Frame 1 (no input): blank canvas, image omitted
Frame 60 (the mouse pressed at the canvas centre just before this capture): blank canvas, image omitted
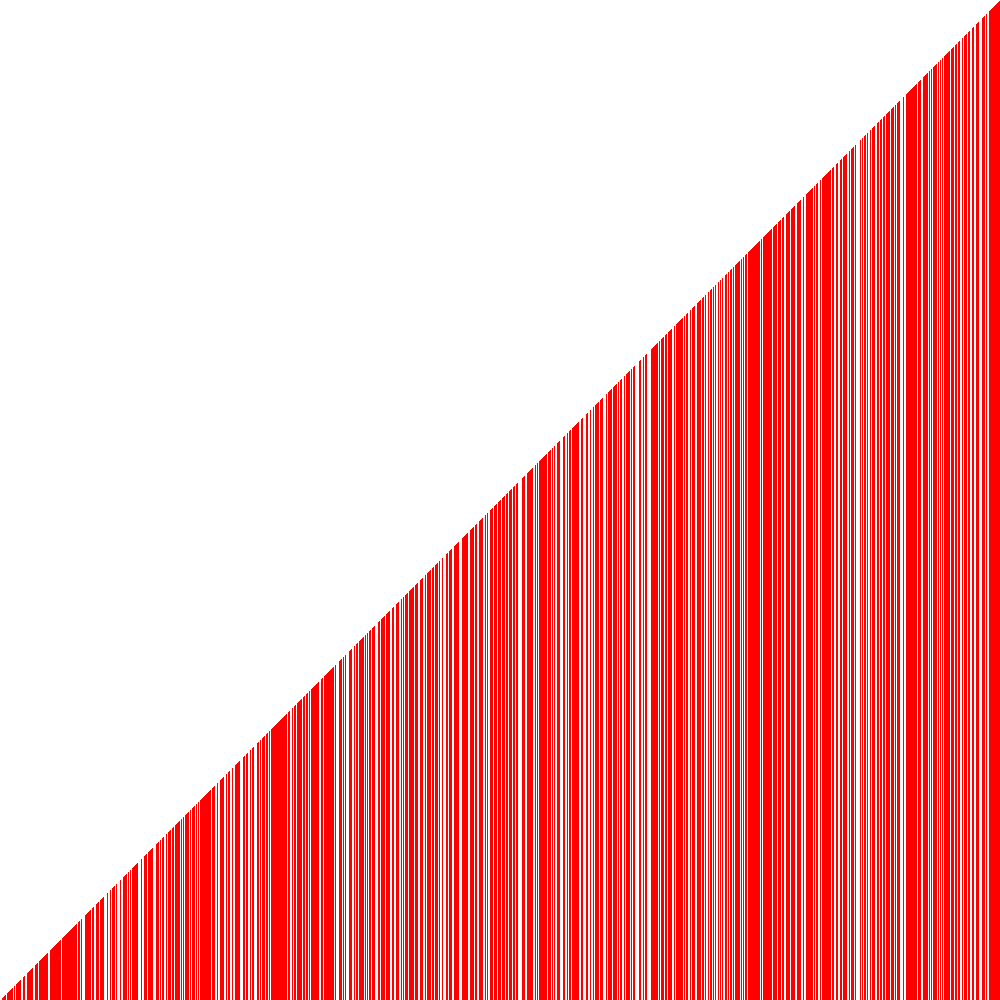
Frame 120 (the mouse held since frame 60 and released just before this capture)

The Processing sketch whose frames 1 and 60 were blank and that drew this single picture after the mouse press (run headless with seeded random() and noise(); from frame 60 on, the mouse is pressed at the canvas centre):

// Processing sketch: VisualArray_
// ── VisualArray_.pde
//1. create an array of ints. don't initialize it yet.
int[] nums;

void setup() {
  //2. set the size of your window
  size(1000,1000);
  //  if you are using Processing 3, you cannot use variables
  //  because the developers don't know how programming is supposed to work.


  //3. initialize your array with the built in width variable
  nums= new int[width];
  //4. initialize the ints in the array with random numbers
  //   from 0 to the built in height variable




  //5. call the noStroke() method
noStroke();
}

void draw() {
  //6. set the background color with background(r, g, b);
background(255,255,255);
//7. set the color for your graph
fill(255,0,0);
  //8. draw a rectangle for each int in your array.
 for(int i:nums){
print(i);
rect(i,height,1,-i);
  //   the x value will be the element of the int
  //   the y value will the height variable
  //   the width is 1
  //   the height is negative the value of the int at that element in the array
}

  //9. call the stepSort method
stepSort(nums);
  //10. extract the code that randomizes the array into a method.

//11. call the method you made in step 10 when the mouse is pressed
if (mousePressed==true){
  randomizer();
}}

void randomizer(){
  
    for(int i=0; i<nums.length;i++){
  int x=  (int)random(height);
 nums[i]=x;
}

}
void stepSort(int[] arr) {
  for (int i = 1; i < arr.length; i++) {
    if (arr[i - 1] > arr[i]) {
      int t = arr[i];
      arr[i] = arr[i - 1];
      arr[i - 1] = t;
    }
  }
}
